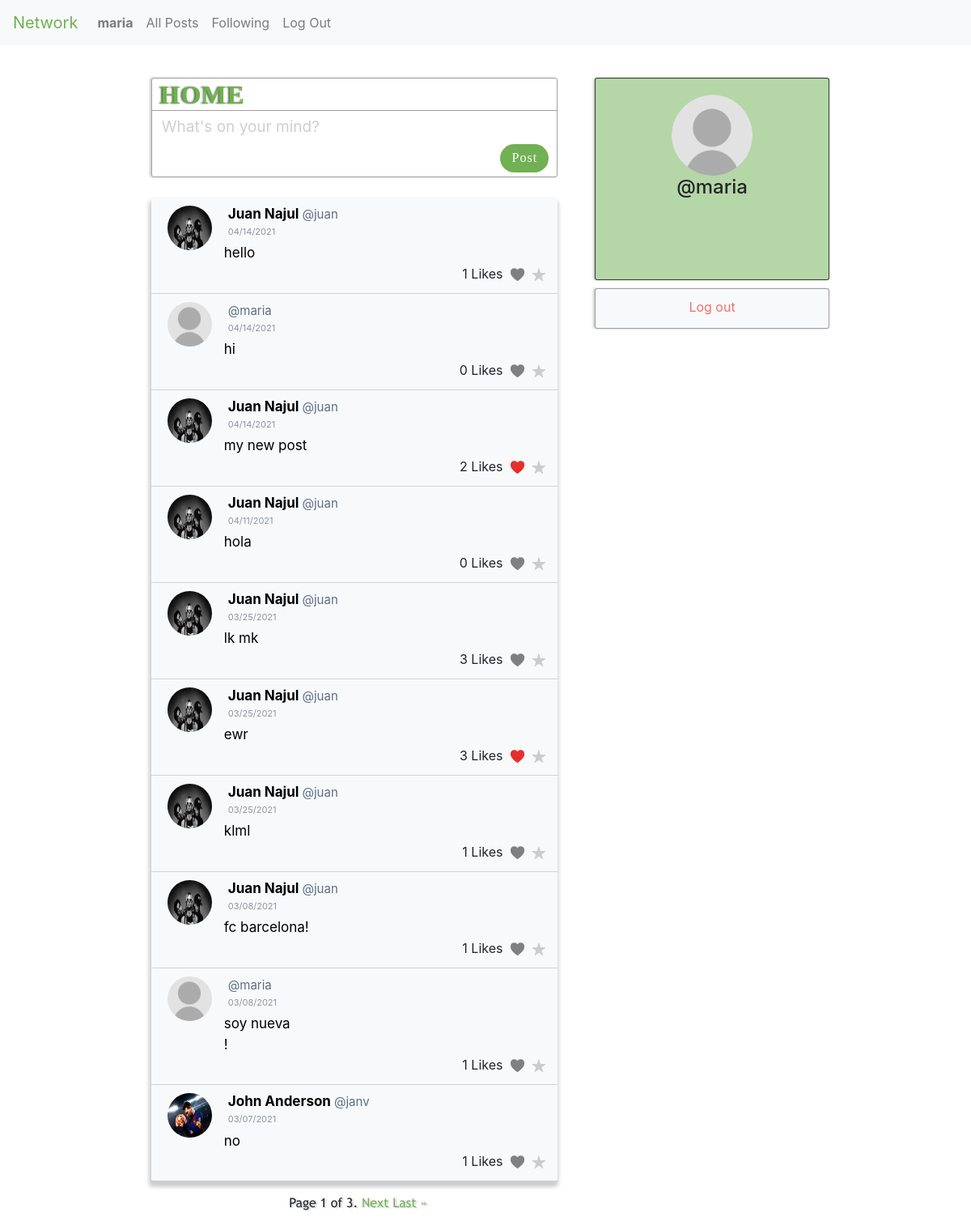
The app's page / (signed in) with its own data.
### network/models.py (models this page shows, shortened)
class User(AbstractUser):
    profile_image = models.ImageField(default='../static/network/img/defaultprofile.jpg', verbose_name='user_photo', upload_to='profile_img')
    pass

class Post(models.Model):
    content = models.CharField(max_length=255)
    user = models.ForeignKey(User, on_delete=models.CASCADE, related_name="author")
    likes = models.ManyToManyField(User, related_name="post_likes", null=True,blank=True)
    created_at = models.DateTimeField(auto_now_add=True)

### network/views.py (the view)
# urls.py: path("", views.index, name="index"),
def index(request):
    if request.method == "POST":
        if request.user.is_anonymous:
           return HttpResponseRedirect(reverse('index'))
        post_content = request.POST['content']
        new_post = Post(content=post_content, user=request.user)
        new_post.save()
        return HttpResponseRedirect(reverse('index'))
    else:
        posts= Post.objects.all().order_by("-id")
        paginator = Paginator(posts, 10)
        page_number = request.GET.get('page')
        page_obj = paginator.get_page(page_number)
        if request.user.is_authenticated:
            user_current = request.user
            current_user = get_object_or_404(User, username=user_current.username)
        else:
            current_user = None
        return render(request, "network/index.html", {
            "posts": page_obj,
            "current_user":current_user
        })

### network/templates/network/index.html (shortened to what this page needs)
{% extends "network/layout.html" %}
{% load static %}
{% block body %}
<section class="content">
    {% if user.is_authenticated %}
    <div id="post-content">
        <div class="container">
            <div class="row">
                <div id="create-post" class="col-12">
                    <div id="post-title">
                        <h2>HOME</h2s>
                    </div>
                    <div id="post-form" class="form-group">
                        <form action="{% url 'index' %}" method="POST">
                            <textarea oninput='this.style.height = "";this.style.height = this.scrollHeight + "px"'
                            class="form-control"
                            id="postContent"
                            rows="1"
                            maxlength="280"
                            name="content"
                            placeholder="What's on your mind?"></textarea>
                            <button type="submit" id="send-post">Post</button>
                        </form>
                    </div>
                </div>
            </div>
        </div>
    </div>
    {% endif %}
    <div id="profile-content">
        <div class="container">
            <div class="row">
                <aside id="profile-space" class="col-10">
                    {% if request.user.is_authenticated %}
                    <div class="row">
                        <div class="profile-photo">
                            <a href="{% url 'profile' username=current_user.username %}">
                                <img src="{{current_user.profile_image.url}}" alt="">
                            </a>
                        </div>
                    </div>
                    <div class="row">
                        <div class="profile-name">
                            {% if current_user.first_name|length >= 1 and current_user.last_name|length >= 1 %}
                            <h4>{{current_user.first_name}} {{current_user.last_name}}</h4>
                            {% else %}
                            <h4>@{{current_user.username}}</h4>
                            {% endif %}
                        </div>
                    </div>
                    {% endif %}
                </aside>
            </div>
            {% if request.user.is_authenticated %}
            <div class="row">
                <aside id="aside-logout" class="col-10">
                    <a href="{% url 'logout' %}">Log out</a>
                </aside>
            </div>
            {% endif %}
        </div>
    </div>
    <div id="published-content">
        <div class="container">
            <div class="row">
                <div id="published-post" class="col-12">
                    {% for post in posts%}
                    <div class="posts">
                        <div class="row">
                            <div class="post-photo" class="col-2">
                                <a href="{% url 'profile' username=post.user %}">
                                    <img src="{{post.user.profile_image.url}}" alt="" />
                                </a>
                            </div>
                            <div class="post-name col-6">
                                <a href="{% url 'profile' username=post.user %}">
                                    <h6>{{post.user.first_name}} {{post.user.last_name}} <span class="post-username">@{{post.user.username}}</span></h6>
                                </a>
                            </div>
                        </div>
                        <div class="row">
                            <p class="post-date col-12">{{post.created_at|date:"SHORT_DATE_FORMAT"}}</p>
                        </div>
                        <div class="row">
                            <p class="post-content col-12">{{post.content|linebreaksbr}}</p>
                        </div>
                        <div class="row">
                            <div class="post-buttons col-12">
                                <span class="num-likes id_num_likes{{post.id}}">{{post.likes.count}} Likes</span>
                                {% if request.user.is_authenticated %}
                                <span class="{% if request.user in post.likes.all %}in-like-post{% else %}like-post{% endif %} id_color_like{{post.id}}">
                                    <a id="like-post-link" data-postid="{{ post.id }}">N</a>
                                </span>
                                <span class="fav-post"><a href="">R</a></span>
                                {% endif %}
                            </div>
                        </div>
                    </div>
                    {% endfor %}
                </div>
                <div class="pagination">
                    <div id="pagination-content">
                        <span class="step-links">
                        <span class="current">
                            Page {{ posts.number }} of {{ posts.paginator.num_pages }}.
                        </span>
                        {% if posts.has_next %}
                            <a href="?page={{ posts.next_page_number }}">Next</a>
                            <a href="?page={{ posts.paginator.num_pages }}">Last &raquo;</a>
                        {% endif %}
                    </span>
                    </div>
                </div>
            </div>
        </div>
    </div>
</section>
{% endblock %}

### network/templates/network/layout.html (shortened to what this page needs)
{% load static %}
<!DOCTYPE html>
<html lang="en">
    <head>
        <link rel="stylesheet" href="https://stackpath.bootstrapcdn.com/bootstrap/4.4.1/css/bootstrap.min.css">
        <link href="{% static 'network/styles.css' %}" rel="stylesheet">
    </head>
    <body>
        <nav class="navbar navbar-expand-lg navbar-light bg-light">
            <a class="navbar-brand" id="logo-title" href="{% url 'index' %}">Network</a>
            <div>
              <ul class="navbar-nav mr-auto">
                {% if user.is_authenticated %}
                    <li class="nav-item">
                        <a class="nav-link" href="{% url 'profile' username=request.user.username %}"><strong id="username_for_like">{{ user.username }}</strong></a>
                    </li>
                {% endif %}
                <li class="nav-item">
                  <a class="nav-link" href="{% url 'index' %}">All Posts</a>
                </li>
                {% if user.is_authenticated %}
                    <li class="nav-item">
                        <a class="nav-link" href="{% url 'following' %}">Following</a>
                    </li>
                    <li class="nav-item">
                        <a class="nav-link" href="{% url 'logout' %}">Log Out</a>
                    </li>
                {% endif %}
              </ul>
            </div>
        </nav>
        <div class="body">
            {% block body %}
            {% endblock %}
        </div>
    </body>
</html>

### records on screen
User: username "maria", profile_image (placeholder picture)
Post: user.profile_image (picture), user.first_name "Juan", user.last_name "Najul", user.username "juan", created_at "04/14/2021", content "hello", likes.count "1"
Post: user.profile_image (placeholder picture), user.username "maria", created_at "04/14/2021", content "hi", likes.count "0"
Post: user.profile_image (picture), user.first_name "Juan", user.last_name "Najul", user.username "juan", created_at "04/14/2021", content "my new post", likes.count "2"
Post: user.profile_image (picture), user.first_name "Juan", user.last_name "Najul", user.username "juan", created_at "04/11/2021", content "hola", likes.count "0"
Post: user.profile_image (picture), user.first_name "Juan", user.last_name "Najul", user.username "juan", created_at "03/25/2021", content "lk mk", likes.count "3"
Post: user.profile_image (picture), user.first_name "Juan", user.last_name "Najul", user.username "juan", created_at "03/25/2021", content "ewr", likes.count "3"
Post: user.profile_image (picture), user.first_name "Juan", user.last_name "Najul", user.username "juan", created_at "03/25/2021", content "klml", likes.count "1"
Post: user.profile_image (picture), user.first_name "Juan", user.last_name "Najul", user.username "juan", created_at "03/08/2021", content "fc barcelona!", likes.count "1"
Post: user.profile_image (placeholder picture), user.username "maria", created_at "03/08/2021", content "soy nueva !", likes.count "1"
Post: user.profile_image (picture), user.first_name "John", user.last_name "Anderson", user.username "janv", created_at "03/07/2021", content "no", likes.count "1"

### other values on screen
{{ posts.number }} "1"
{{ posts.paginator.num_pages }} "3"
